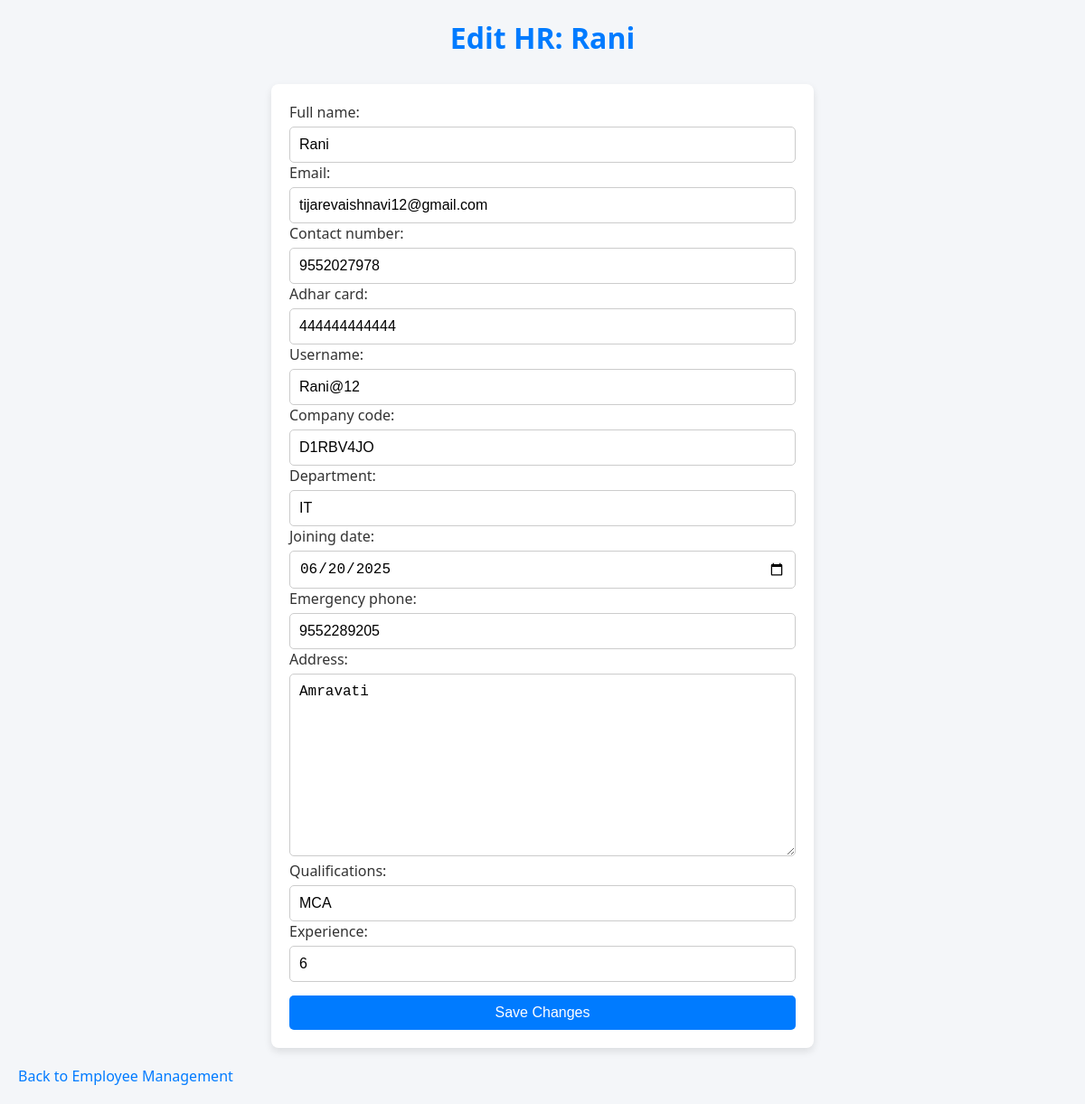
Page /Director/edit_hr/8/ on the committed database.
### Authentication/models.py (models this page shows, shortened)
class HR(models.Model):
    user = models.OneToOneField(User, on_delete=models.CASCADE,null=True,blank=True)
    full_name = models.CharField(max_length=255)
    email = models.EmailField(unique=True)
    contact_number = models.CharField(max_length=20)
    adhar_card = models.CharField(max_length=20, unique=True)
    username = models.CharField(max_length=150, unique=True)
    password = models.CharField(max_length=255)
    company_code = models.CharField(max_length=100)
    department = models.CharField(max_length=100)
    joining_date = models.DateField()
    salary = models.DecimalField(max_digits=10, decimal_places=2, default=0.00)
    emergency_phone = models.CharField(max_length=20)
    address = models.TextField()
    qualifications = models.CharField(max_length=255)
    experience = models.CharField(max_length=255)
    is_suspended = models.BooleanField(default=False)

### Director/views.py (the view)
# urls.py: path('edit_hr/<int:hr_id>/', views.edit_hr, name='edit_hr'),
def edit_hr(request, hr_id):
    hr = get_object_or_404(HR, id=hr_id)
    if request.method == 'POST':
        form = HRRegistrationForm(request.POST, instance=hr)
        if form.is_valid():
            form.save()
            return redirect('employee_management')
    else:
        form = HRRegistrationForm(instance=hr)
    context = {'form': form, 'hr': hr}
    return render(request, 'Director/edit_hr.html', context)

### Authentication/forms.py (shortened to what this page needs)
class HRRegistrationForm(forms.ModelForm):
    class Meta:
        model = HR
        fields = [
            'full_name', 'email', 'contact_number', 'adhar_card',
            'username', 'company_code', 'department',
            'joining_date', 'emergency_phone',
            'address', 'qualifications', 'experience'
        ]
        widgets = {
            'joining_date': forms.DateInput(attrs={'type': 'date'}),
        }

### Director/templates/director/edit_hr.html (shortened to what this page needs)
<!DOCTYPE html>
<html lang="en">
<head>
    <link rel="stylesheet" href="https://cdnjs.cloudflare.com/ajax/libs/font-awesome/6.0.0/css/all.min.css">
</head>
<body>
    <h1>Edit HR: {{ hr.full_name }}</h1>
    <form method="POST">
        {{ form.as_p }}
        <button type="submit">Save Changes</button>
    </form>
    <a href="{% url 'employee_management' %}">Back to Employee Management</a>
</body>
</html>

### Director/templates/director/edit_hr.html (style rules this page uses)
* { margin: 0; padding: 0; box-sizing: border-box; }
body { font-family: 'Segoe UI', Tahoma, Geneva, Verdana, sans-serif; background-color: #f4f6f9; color: #333; padding: 20px; }
h1 { color: #007bff; text-align: center; margin-bottom: 30px; }
form { background-color: #ffffff; padding: 20px; border-radius: 8px; box-shadow: 0 4px 8px rgba(0, 0, 0, 0.1); max-width: 600px; margin: 0 auto; }
label { display: block; font-size: 16px; margin-bottom: 5px; color: #333; }
input, select, textarea { width: 100%; padding: 10px; font-size: 16px; border: 1px solid #ccc; border-radius: 5px; outline: none; box-sizing: border-box; }
button { background-color: #007bff; color: white; padding: 10px 20px; font-size: 16px; border: none; border-radius: 5px; cursor: pointer; width: 100%; margin-top: 15px; transition: background-color 0.3s; }
a { display: inline-block; margin-top: 20px; text-align: center; font-size: 16px; color: #007bff; text-decoration: none; transition: color 0.3s; }

### rows in the picture
HR: full_name "Rani", email "tijarevaishnavi12@gmail.com", contact_number "9552027978", adhar_card "444444444444", username "Rani@12", company_code "D1RBV4JO", department "IT", joining_date "06/20/2025", emergency_phone "9552289205", address "Amravati", qualifications "MCA", experience "6"
